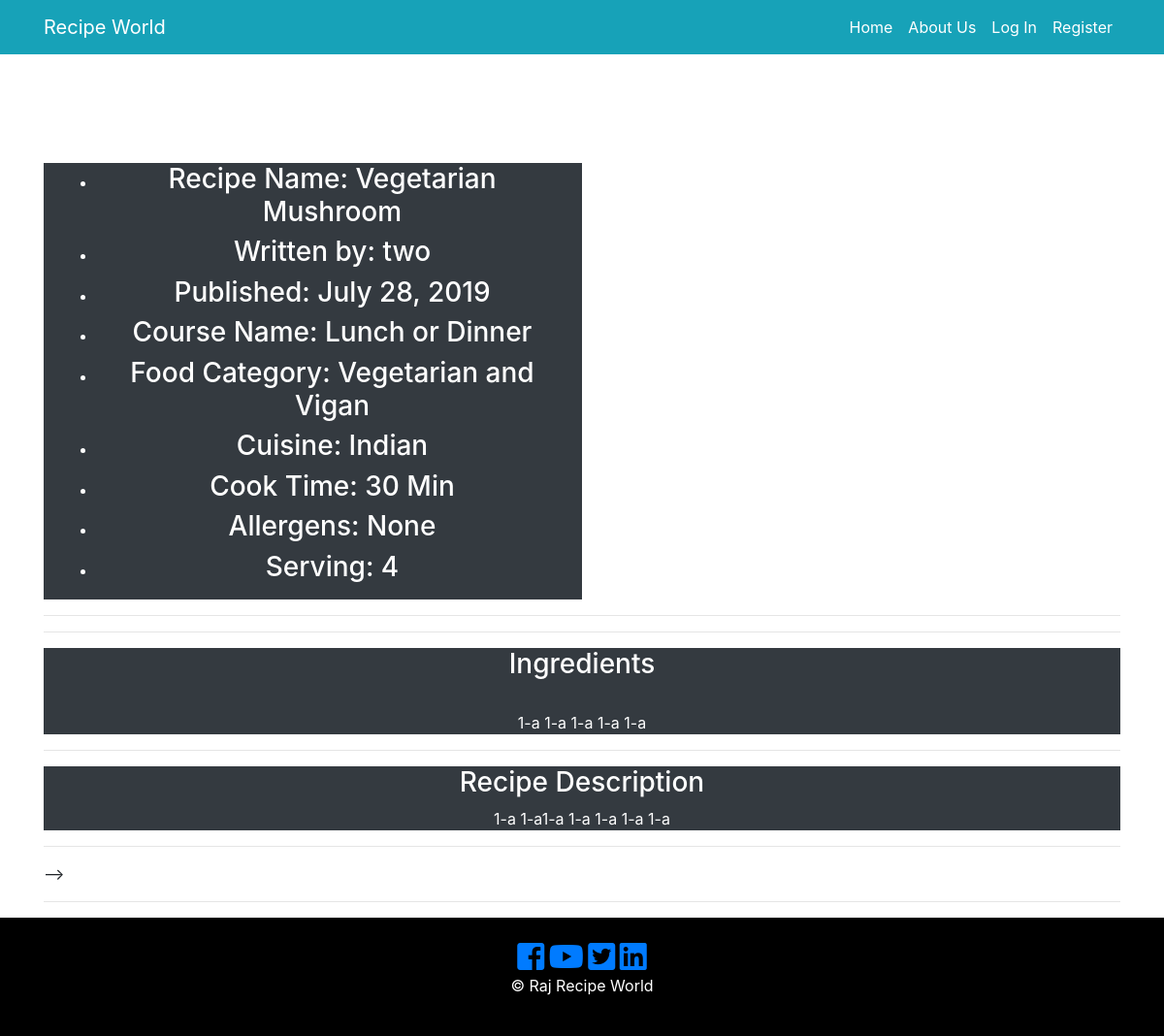
/1, run on an earlier commit of the app's database.
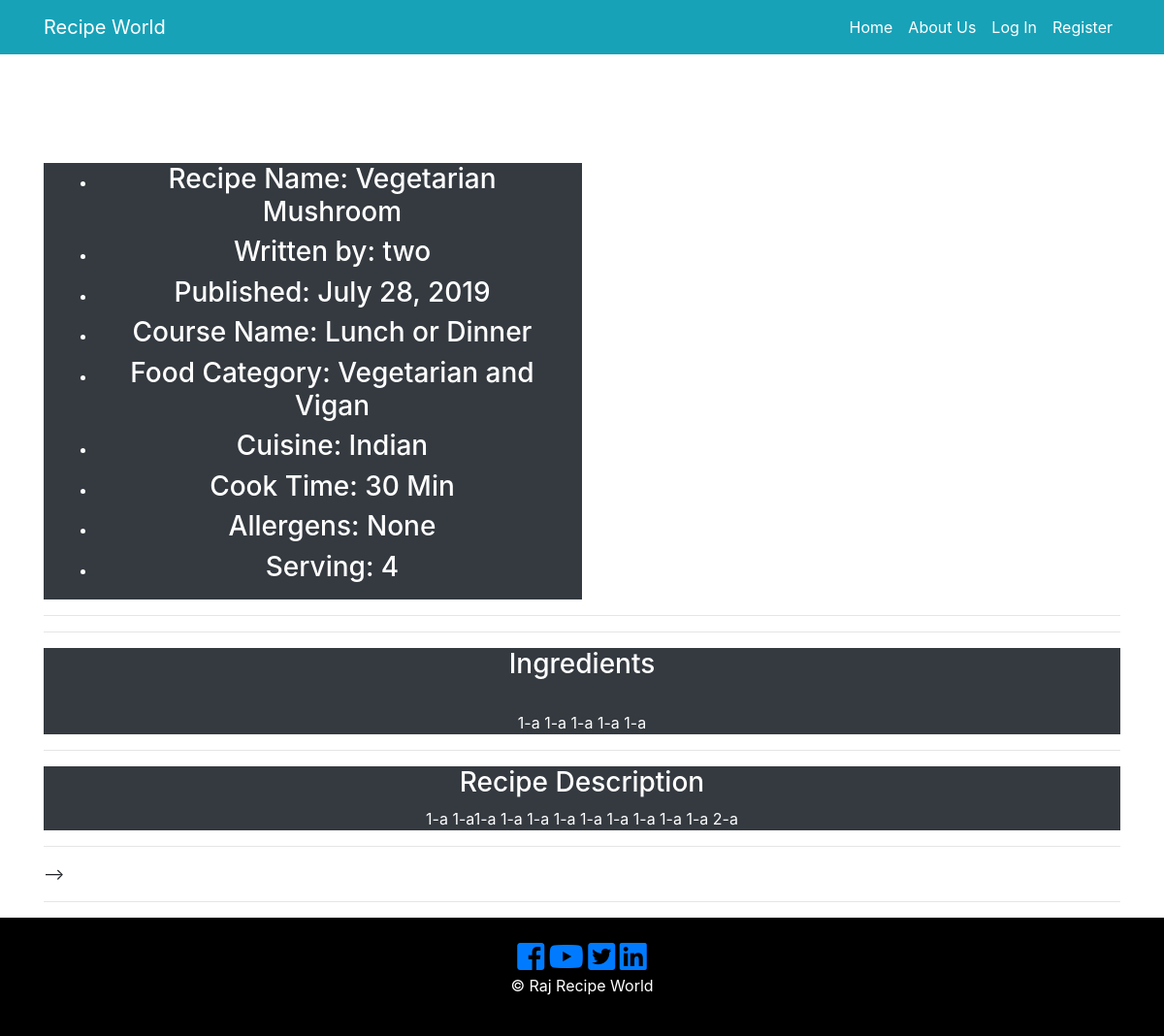
And on a later commit of the database.
### recipe_app/models.py (models this page shows, shortened)
class RecipePost(db.Model):
    users = db.relationship(User)
    id = db.Column(db.Integer, primary_key=True)
    user_id = db.Column(db.Integer, db.ForeignKey('users.id'), nullable=False)
    date = db.Column(db.DateTime, nullable=False, default=datetime.utcnow)
    recipe_image = db.Column(db.String(128), default=None, nullable=True)
    recipe_name = db.Column(db.String(164), nullable=False)
    course = db.Column(db.String(164), nullable=False)
    food_category = db.Column(db.String(164), nullable=False)
    cuisine = db.Column(db.String(164), nullable=False)
    prep_time = db.Column(db.String(164), nullable=False)
    cook_time = db.Column(db.String(164), nullable=False)
    allergens = db.Column(db.String(164), nullable=False)
    serving = db.Column(db.String(164), nullable=False)
    ingredients = db.Column(db.Text, nullable=False)
    recipe_description = db.Column(db.Text, nullable=False)

class User(db.Model, UserMixin):
     __tablename__ = 'users'
     id = db.Column(db.Integer, primary_key = True)
     picture = db.Column(db.String(128), default='default_profile.png', nullable=False)
     email = db.Column(db.String(64), unique=True, index=True)
     username = db.Column(db.String(64), unique=True, index=True)
     password_hash = db.Column(db.String(128))
     recipe = db.relationship('RecipePost', backref='author', lazy=True)

### recipe_app/users/views.py (the view)
@users.route("/<username>")
def user_recipies(username):
    page = request.args.get('page',1,type=int)
    user = User.query.filter_by(username=username).first_or_404()
    recipies_posted = RecipePost.query.filter_by(author=user).order_by(RecipePost.date.desc()).paginate(page=page,per_page=5)
    return render_template('user_recipe_posts.html', recipies_posted=recipies_posted, user=user)

### recipe_app/recipe_posts/views.py (called while the page is built)
@recipe_posts.route('/<int:recipe_post_id>')
def recipe_post(recipe_post_id):
    recipe_post = RecipePost.query.get_or_404(recipe_post_id)
    return render_template('recipe_post.html', recipe_name=recipe_post.recipe_name,
                            date=recipe_post.date, recipe=recipe_post
    )

### recipe_app/templates/recipe_post.html (shortened to what this page needs)
{% extends "base.html" %}
{% block content %}
  <section id="" class="text-center text-white">
    <div class="container">
      <div class="row">
        <div class="col-md-6 bg-dark">
          <ul class="">
              <li class="">
                  <h3> Recipe Name: {{ recipe.recipe_name }}</h3>
              </li>
              <li class="">
                <h3>Written by: {{recipe.author.username}}</h3>
              </li>
              <li class="">
                <h3>Published: {{recipe.date.strftime('%B %d, %Y') }}</h3>
              </li>
              <li class="">
                  <h3> Course Name: {{recipe.course}} </h3>
              </li>
              <li class="">
                <h3>Food Category: {{recipe.food_category}}</h3>
              </li>
              <li class="">
                <h3>Cuisine: {{ recipe.cuisine }}</h3>
              </li>
              <li class="">
                <h3> Cook Time: {{recipe.cook_time}}</h3>
              </li>
              <li class="">
                <h3> Allergens: {{ recipe.allergens }}</h3>
              </li>
              <li class="">
                <h3>Serving: {{ recipe.serving }}</h3>
              </li>
            </ul>
        </div>
        <div class="col-md-6">
              <div class="col-lg-5">
                  <div class="col-xs-12 col-sm-12 col-md-12 col-lg-12">
                    <div class="thumbnail">
                    </div>
                  </div>
              </div>
        </div>
      </div>
    </div>
</section>
<hr>
<hr>
  <div>
    <div class="container text-center text-white">
      <div class="row">
            <div class="col-md-12 bg-dark">
              <h3> Ingredients </h3>
              <br>
                <div>
                  {{recipe.ingredients}}
               </div>
            </div>
        </div>
      </div>
    </div>
<hr>
  <div>
    <div class="container text-center text-white">
      <div class="row">
            <div class="col-md-12 bg-dark">
              <h3> Recipe Description </h3> {{recipe.recipe_description}}
            </div>
        </div>
    </div>
  </div>
<hr>
-->
<hr>
{% endblock content %}

### recipe_app/templates/base.html (shortened to what this page needs)
<!DOCTYPE html>
<html>
  <head>
      <link rel="stylesheet" href="https://stackpath.bootstrapcdn.com/bootstrap/4.3.1/css/bootstrap.min.css">
      <link type="text/css" rel="stylesheet" href="{{ url_for('static', filename='css/master.css') }}"/>
      <link rel="stylesheet" href="https://use.fontawesome.com/releases/v5.3.1/css/all.css"
>
  </head>
<body>
  <header class="py-5" >
<nav class="navbar navbar-expand-sm navbar-dark bg-info fixed-top ">
    <div class="container">
      <a href="{{ url_for('core.index') }}" target="_blank" class="navbar-brand">Recipe World</a>
      <div class="collapse navbar-collapse" id="navbarCollapse">
         <ul class="navbar-nav ml-auto">
            <li class="nav-item active">
              <a class="nav-link text-white" href="{{ url_for('core.index') }}">Home</a>
            </li>
            <li class="nav-item">
              <a class="nav-link text-white" href="{{ url_for('core.info') }}">About Us</a>
            </li>
            {% if current_user.is_authenticated %}
            <li class="nav-item">
                <a class="nav-link text-white" href="{{ url_for('users.logout') }}">Log Out</a>
            </li>
            <li class="nav-item">
                <a class="nav-link text-white" href="{{ url_for('users.account') }}">Account</a>
            </li>
            <li class="nav-item">
                <a class="nav-link text-white" href="{{ url_for('recipe_posts.create_recipe') }}">Add Recipe</a>
            </li>
             <li class="nav-item">
                <a class="nav-link text-white" href="{{ url_for('users.user_recipies' , username=current_user.username) }}">{{ current_user }}</a>
              </li>
              {% else %}
              <li class="nav-item">
                  <a class="nav-link text-white" href="{{ url_for('users.login') }}"> Log In </a>
              </li>
              <li class="nav-item">
                  <a class="nav-link text-white" href="{{ url_for('users.register') }}"> Register </a>
              </li>
              {% endif %}
    </ul>
    </div>
   </div>
  </nav>
 </header>
<br/>
<br/>
<br/>
<div class="container">
  {% block content %}
  {% endblock %}
</div>
         <footer id="main-footer" class="text-center p-4">
          <div class="container">
              <div class="row">
                <div class="col">
                    <a href="#"> <i class="fab fa-facebook-square fa-2x"> </i> </a>
                    <a href="#"> <i class="fab fa-youtube fa-2x"> </i> </a>
                    <a href="#"> <i class="fab fa-twitter-square fa-2x"></i> </a>
                    <a href="#"> <i class="fab fa-linkedin fa-2x"></i> </a>
                  <p> &copy;
                     Raj Recipe World </p>
                </div>
              </div>
            </div>
          </footer>
  </body>
</html>

### recipe_app/static/css/master.css (style rules this page uses)
#main-footer { background: #000; color: #fff; }

What changed in the data, as far as the page shows it:
changed RecipePost "Vegetarian Mushroom": recipe_description "1-a 1-a1-a 1-a 1-a 1-a 1-a" → "1-a 1-a1-a 1-a 1-a 1-a 1-a 1-a 1-a 1-a 1-a 2-a"
